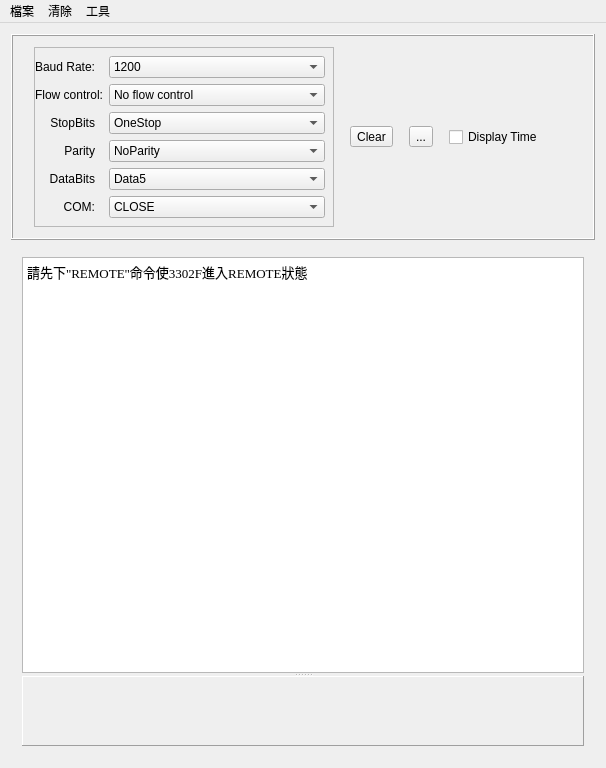
<?xml version="1.0" encoding="UTF-8"?>
<ui version="4.0">
 <class>MainWindow</class>
 <widget class="QMainWindow" name="MainWindow">
  <property name="geometry">
   <rect>
    <x>0</x>
    <y>0</y>
    <width>606</width>
    <height>768</height>
   </rect>
  </property>
  <property name="windowTitle">
   <string>3302F_cmd_utility v00.01</string>
  </property>
  <widget class="QWidget" name="centralWidget">
   <layout class="QGridLayout" name="gridLayout_3">
    <item row="0" column="0">
     <widget class="QFrame" name="northFrame">
      <property name="sizePolicy">
       <sizepolicy hsizetype="Preferred" vsizetype="Fixed">
        <horstretch>0</horstretch>
        <verstretch>2</verstretch>
       </sizepolicy>
      </property>
      <property name="frameShape">
       <enum>QFrame::Box</enum>
      </property>
      <property name="frameShadow">
       <enum>QFrame::Raised</enum>
      </property>
      <layout class="QGridLayout" name="gridLayout">
       <item row="0" column="0">
        <widget class="QFrame" name="comPortFrame">
         <property name="maximumSize">
          <size>
           <width>300</width>
           <height>16777215</height>
          </size>
         </property>
         <property name="frameShape">
          <enum>QFrame::StyledPanel</enum>
         </property>
         <property name="frameShadow">
          <enum>QFrame::Raised</enum>
         </property>
         <layout class="QFormLayout" name="formLayout">
          <property name="leftMargin">
           <number>0</number>
          </property>
          <property name="topMargin">
           <number>8</number>
          </property>
          <property name="rightMargin">
           <number>8</number>
          </property>
          <property name="bottomMargin">
           <number>8</number>
          </property>
          <item row="6" column="0">
           <widget class="QLabel" name="label">
            <property name="minimumSize">
             <size>
              <width>60</width>
              <height>0</height>
             </size>
            </property>
            <property name="text">
             <string>COM:</string>
            </property>
            <property name="alignment">
             <set>Qt::AlignRight|Qt::AlignTrailing|Qt::AlignVCenter</set>
            </property>
           </widget>
          </item>
          <item row="6" column="1">
           <widget class="QComboBox" name="comComboBox">
            <item>
             <property name="text">
              <string>CLOSE</string>
             </property>
            </item>
           </widget>
          </item>
          <item row="1" column="1">
           <widget class="QComboBox" name="baudrateComboBox">
            <property name="editable">
             <bool>false</bool>
            </property>
            <property name="currentText">
             <string>1200</string>
            </property>
            <property name="currentIndex">
             <number>0</number>
            </property>
            <item>
             <property name="text">
              <string>1200</string>
             </property>
            </item>
            <item>
             <property name="text">
              <string>2400</string>
             </property>
            </item>
            <item>
             <property name="text">
              <string>4800</string>
             </property>
            </item>
            <item>
             <property name="text">
              <string>9600</string>
             </property>
            </item>
            <item>
             <property name="text">
              <string>19200</string>
             </property>
            </item>
            <item>
             <property name="text">
              <string>38400</string>
             </property>
            </item>
            <item>
             <property name="text">
              <string>57600</string>
             </property>
            </item>
            <item>
             <property name="text">
              <string>115200</string>
             </property>
            </item>
           </widget>
          </item>
          <item row="1" column="0">
           <widget class="QLabel" name="label_2">
            <property name="minimumSize">
             <size>
              <width>60</width>
              <height>0</height>
             </size>
            </property>
            <property name="text">
             <string>Baud Rate:</string>
            </property>
            <property name="alignment">
             <set>Qt::AlignRight|Qt::AlignTrailing|Qt::AlignVCenter</set>
            </property>
           </widget>
          </item>
          <item row="2" column="0">
           <widget class="QLabel" name="label_3">
            <property name="text">
             <string>Flow control:</string>
            </property>
            <property name="alignment">
             <set>Qt::AlignRight|Qt::AlignTrailing|Qt::AlignVCenter</set>
            </property>
           </widget>
          </item>
          <item row="2" column="1">
           <widget class="QComboBox" name="comboBox_flow_ctl">
            <item>
             <property name="text">
              <string>No flow control</string>
             </property>
            </item>
            <item>
             <property name="text">
              <string>Hardware flow control (RTS/CTS)</string>
             </property>
            </item>
            <item>
             <property name="text">
              <string>Software flow control (XON/XOFF)</string>
             </property>
            </item>
           </widget>
          </item>
          <item row="3" column="0">
           <widget class="QLabel" name="label_4">
            <property name="minimumSize">
             <size>
              <width>60</width>
              <height>0</height>
             </size>
            </property>
            <property name="text">
             <string>StopBits</string>
            </property>
            <property name="alignment">
             <set>Qt::AlignRight|Qt::AlignTrailing|Qt::AlignVCenter</set>
            </property>
           </widget>
          </item>
          <item row="4" column="0">
           <widget class="QLabel" name="label_5">
            <property name="minimumSize">
             <size>
              <width>60</width>
              <height>0</height>
             </size>
            </property>
            <property name="text">
             <string>Parity</string>
            </property>
            <property name="alignment">
             <set>Qt::AlignRight|Qt::AlignTrailing|Qt::AlignVCenter</set>
            </property>
           </widget>
          </item>
          <item row="5" column="0">
           <widget class="QLabel" name="label_6">
            <property name="minimumSize">
             <size>
              <width>60</width>
              <height>0</height>
             </size>
            </property>
            <property name="text">
             <string>DataBits</string>
            </property>
            <property name="alignment">
             <set>Qt::AlignRight|Qt::AlignTrailing|Qt::AlignVCenter</set>
            </property>
           </widget>
          </item>
          <item row="3" column="1">
           <widget class="QComboBox" name="comboBox_stop_bits">
            <item>
             <property name="text">
              <string>OneStop</string>
             </property>
            </item>
            <item>
             <property name="text">
              <string>OneAndHalfStop</string>
             </property>
            </item>
            <item>
             <property name="text">
              <string>TwoStop</string>
             </property>
            </item>
           </widget>
          </item>
          <item row="4" column="1">
           <widget class="QComboBox" name="comboBox_parity">
            <item>
             <property name="text">
              <string>NoParity</string>
             </property>
            </item>
            <item>
             <property name="text">
              <string>EvenParity</string>
             </property>
            </item>
            <item>
             <property name="text">
              <string>OddParity</string>
             </property>
            </item>
            <item>
             <property name="text">
              <string>SpaceParity</string>
             </property>
            </item>
            <item>
             <property name="text">
              <string>MarkParity</string>
             </property>
            </item>
           </widget>
          </item>
          <item row="5" column="1">
           <widget class="QComboBox" name="comboBox_data_bits">
            <item>
             <property name="text">
              <string>Data5</string>
             </property>
            </item>
            <item>
             <property name="text">
              <string>Data6</string>
             </property>
            </item>
            <item>
             <property name="text">
              <string>Data7</string>
             </property>
            </item>
            <item>
             <property name="text">
              <string>Data8</string>
             </property>
            </item>
           </widget>
          </item>
         </layout>
        </widget>
       </item>
       <item row="0" column="1">
        <widget class="QToolButton" name="toolButton">
         <property name="toolTip">
          <string>清除RS232訊息</string>
         </property>
         <property name="text">
          <string>Clear</string>
         </property>
         <property name="icon">
          <iconset resource="pictures/QComShell_Pic.qrc">
           <normaloff>:/new/prefix1/Gnome-Edit-Clear-48.png</normaloff>:/new/prefix1/Gnome-Edit-Clear-48.png</iconset>
         </property>
         <property name="iconSize">
          <size>
           <width>32</width>
           <height>32</height>
          </size>
         </property>
        </widget>
       </item>
       <item row="0" column="2">
        <widget class="QToolButton" name="toolButton_refresh">
         <property name="text">
          <string>...</string>
         </property>
         <property name="icon">
          <iconset resource="pictures/QComShell_Pic.qrc">
           <normaloff>:/new/prefix1/1433159295_sync-01.png</normaloff>:/new/prefix1/1433159295_sync-01.png</iconset>
         </property>
         <property name="iconSize">
          <size>
           <width>32</width>
           <height>32</height>
          </size>
         </property>
        </widget>
       </item>
       <item row="0" column="3">
        <widget class="QCheckBox" name="checkBox_EnableTimeLog">
         <property name="maximumSize">
          <size>
           <width>120</width>
           <height>16777215</height>
          </size>
         </property>
         <property name="text">
          <string>Display Time</string>
         </property>
         <property name="icon">
          <iconset resource="pictures/QComShell_Pic.qrc">
           <normaloff>:/new/prefix1/Time_48.png</normaloff>:/new/prefix1/Time_48.png</iconset>
         </property>
         <property name="iconSize">
          <size>
           <width>32</width>
           <height>32</height>
          </size>
         </property>
        </widget>
       </item>
      </layout>
     </widget>
    </item>
    <item row="1" column="0">
     <widget class="QFrame" name="centerFrame">
      <property name="frameShape">
       <enum>QFrame::NoFrame</enum>
      </property>
      <property name="frameShadow">
       <enum>QFrame::Plain</enum>
      </property>
      <property name="lineWidth">
       <number>0</number>
      </property>
      <layout class="QGridLayout" name="gridLayout_2">
       <item row="0" column="0">
        <widget class="QSplitter" name="centerSplitter">
         <property name="orientation">
          <enum>Qt::Horizontal</enum>
         </property>
         <property name="handleWidth">
          <number>6</number>
         </property>
         <widget class="QFrame" name="leftFrame">
          <property name="frameShape">
           <enum>QFrame::NoFrame</enum>
          </property>
          <property name="frameShadow">
           <enum>QFrame::Raised</enum>
          </property>
          <layout class="QVBoxLayout" name="verticalLayout">
           <property name="spacing">
            <number>0</number>
           </property>
           <property name="leftMargin">
            <number>0</number>
           </property>
           <property name="topMargin">
            <number>0</number>
           </property>
           <property name="rightMargin">
            <number>0</number>
           </property>
           <property name="bottomMargin">
            <number>0</number>
           </property>
           <item>
            <widget class="QSplitter" name="leftSplitter">
             <property name="orientation">
              <enum>Qt::Vertical</enum>
             </property>
             <property name="handleWidth">
              <number>3</number>
             </property>
             <widget class="QPlainTextEdit" name="plainTextEdit_ascii">
              <property name="sizePolicy">
               <sizepolicy hsizetype="Expanding" vsizetype="Expanding">
                <horstretch>0</horstretch>
                <verstretch>0</verstretch>
               </sizepolicy>
              </property>
              <property name="font">
               <font>
                <family>Times New Roman</family>
                <pointsize>10</pointsize>
               </font>
              </property>
              <property name="plainText">
               <string>請先下&quot;REMOTE&quot;命令使3302F進入REMOTE狀態
</string>
              </property>
             </widget>
             <widget class="QScrollArea" name="asciiScrollArea">
              <property name="maximumSize">
               <size>
                <width>16777215</width>
                <height>16777215</height>
               </size>
              </property>
              <property name="frameShape">
               <enum>QFrame::Panel</enum>
              </property>
              <property name="frameShadow">
               <enum>QFrame::Raised</enum>
              </property>
              <property name="widgetResizable">
               <bool>true</bool>
              </property>
              <widget class="QWidget" name="asciiScrollAreaWidgetContents">
               <property name="geometry">
                <rect>
                 <x>0</x>
                 <y>0</y>
                 <width>568</width>
                 <height>69</height>
                </rect>
               </property>
              </widget>
             </widget>
            </widget>
           </item>
          </layout>
         </widget>
        </widget>
       </item>
      </layout>
     </widget>
    </item>
   </layout>
  </widget>
  <widget class="QMenuBar" name="menuBar">
   <property name="geometry">
    <rect>
     <x>0</x>
     <y>0</y>
     <width>606</width>
     <height>21</height>
    </rect>
   </property>
   <widget class="QMenu" name="menuFile">
    <property name="title">
     <string>檔案</string>
    </property>
    <addaction name="actionOpen_Command_List"/>
    <addaction name="actionSave_Command_List_2"/>
    <addaction name="separator"/>
    <addaction name="action_log"/>
    <addaction name="separator"/>
    <addaction name="actionExit"/>
   </widget>
   <widget class="QMenu" name="menu">
    <property name="title">
     <string>清除</string>
    </property>
    <addaction name="actionClean"/>
   </widget>
   <widget class="QMenu" name="menu_2">
    <property name="title">
     <string>工具</string>
    </property>
    <addaction name="actionBatchExec"/>
    <addaction name="actionAuto_save_log_file"/>
   </widget>
   <addaction name="menuFile"/>
   <addaction name="menu"/>
   <addaction name="menu_2"/>
  </widget>
  <action name="actionClean">
   <property name="text">
    <string>清除訊息</string>
   </property>
  </action>
  <action name="actionOpen_Command_List">
   <property name="text">
    <string>開啟指令清單</string>
   </property>
  </action>
  <action name="actionBatchExec">
   <property name="text">
    <string>批次執行</string>
   </property>
  </action>
  <action name="actionExit">
   <property name="text">
    <string>Exit</string>
   </property>
  </action>
  <action name="action_log">
   <property name="text">
    <string>儲存ASCII_Log檔案</string>
   </property>
  </action>
  <action name="actionSave_Command_List_2">
   <property name="text">
    <string>儲存指令清單</string>
   </property>
  </action>
  <action name="actionBin_Log">
   <property name="text">
    <string>儲存Bin_Log檔案</string>
   </property>
  </action>
  <action name="actionAuto_save_log_file">
   <property name="checkable">
    <bool>true</bool>
   </property>
   <property name="text">
    <string>Auto save log file </string>
   </property>
  </action>
 </widget>
 <layoutdefault spacing="6" margin="11"/>
 <resources>
  <include location="pictures/QComShell_Pic.qrc"/>
 </resources>
 <connections/>
</ui>
